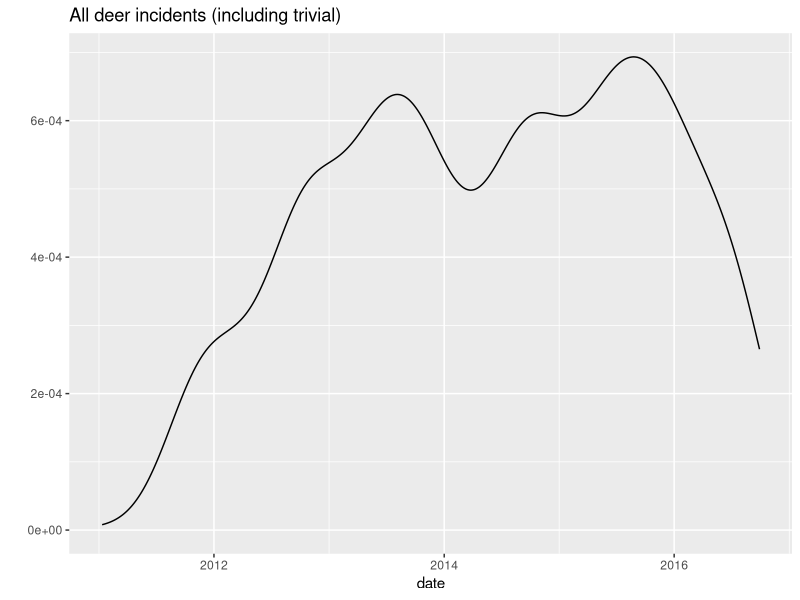
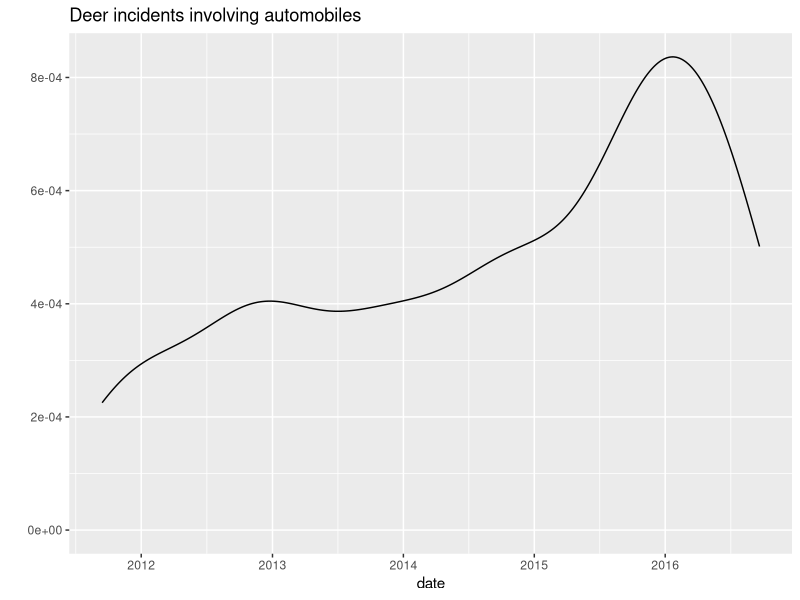
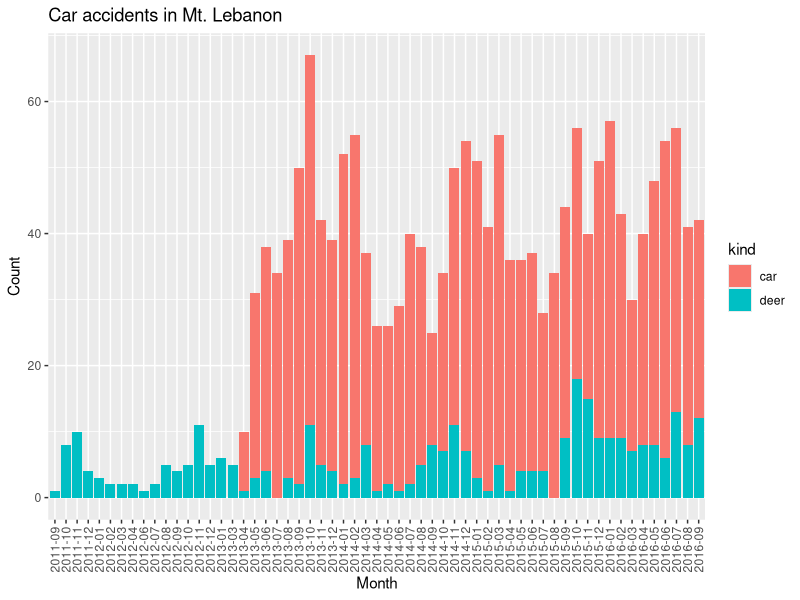
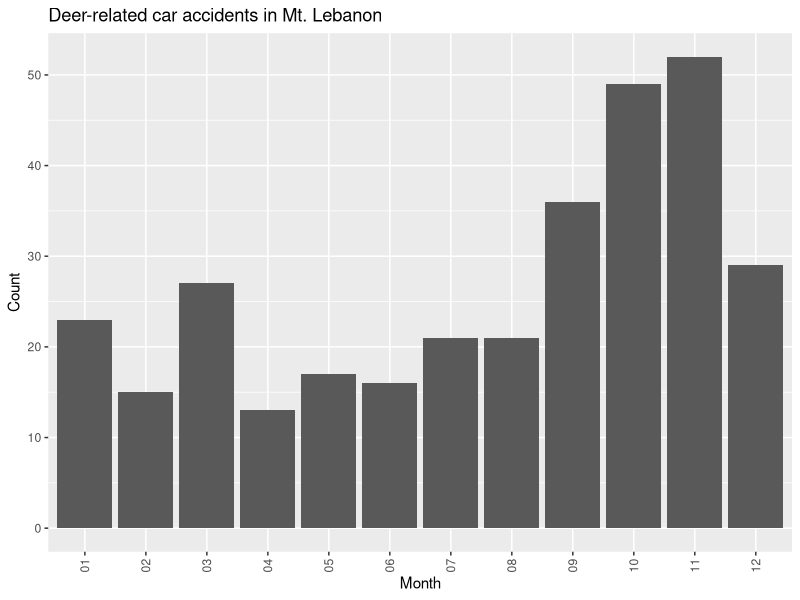

Here is the R script that generated these plots, in order:
library(lubridate)
library(ggplot2)
library(plyr)
library(scales)

deer_incidents <- read.csv("data/mt-lebanon-deer-incidents.csv",
                           as.is=c(1,6))
deer_incidents <- transform(deer_incidents, date = mdy(Incident.Date))
deer_incidents <- transform(deer_incidents, Incident.Date = NULL)

qplot(date, data = deer_incidents, geom = "density",
      main = "All deer incidents (including trivial)")

### For context, compare deer-related car accidents with all car accidents.

deer_accidents <- subset(deer_incidents, Vehicle.Involved == "X")
deer_accidents <- transform(deer_accidents, vehicles=1, Vehicle.Involved=NULL)

qplot(date, data = deer_accidents, geom = "density",
      main = "Deer incidents involving automobiles")

car_accidents <- read.csv("data/police-blotter/accidents.csv")
car_accidents <- transform(car_accidents, date = ymd(date), time = hm(time))

## The car-accident data come from the accidents section of police
## blotters. The blotters are published weekly, but we can't take for
## granted that the blotters will each cover exactly 7 days worth of
## reporting, or that there won't be missing blotters. Therefore, to
## determine the years worth of data coverage we have, we add up the
## dates covered by the individual police blotters in our data set.
pbdates <- read.csv("data/police-blotter/police_blotter_date_ranges.csv")
pbdates <- mutate(pbdates,
                  from = mdy(from),
                  to = mdy(to),
                  years = (to - from) / dyears(1) + 1/365)  # Inclusive.
if (length(unique(pbdates$years)) > 1) {
  ## Right now, all of the blotters cover 7 days. If that ever changes,
  ## we ought to verify that there wasn't a data-entry error.
  stop("Check dates on police blotters for inconsistencies.")
}
police_blotter_data_coverage_in_years <- sum(pbdates$years)

deer_accidents_in_car_accidents_date_range <-
  subset(deer_accidents, (date >= min(car_accidents$date) &
                          date <= max(car_accidents$date)))

deer_accidents_included_in_car_accidents <-
  subset(deer_accidents_in_car_accidents_date_range,
         date %in% car_accidents$date)

deer_accidents_missing_in_car_accidents <-
  subset(deer_accidents_in_car_accidents_date_range,
         ! date %in% car_accidents$date)

combined_accidents <-
  rbind(data.frame(date = deer_accidents$date, kind = "deer", vehicles = 1),
        data.frame(date = car_accidents$date,  kind = "car",
                   vehicles = car_accidents$vehicles))

combined_accidents <-
  transform(combined_accidents, month = floor_date(date, "month"))

qplot(as.factor(substr(month, 1, 7)), data = combined_accidents,
      weight = vehicles, fill = kind,
      main = "Car accidents in Mt. Lebanon",
      xlab = "Month", ylab = "Count") +
  theme(axis.text.x = element_text(angle = 90, vjust = 0.5))

combined_accidents_by_month <-
  ddply(combined_accidents, .(month, kind), summarize, vehicles = sum(vehicles))

summarize(car_accidents, vehicles = sum(vehicles))

### In which months are deer-related car accidents most common?

qplot(as.factor(substr(date, 6, 7)), data = deer_accidents,
      weight = vehicles,
      main = "Deer-related car accidents in Mt. Lebanon",
      xlab = "Month", ylab = "Count") +
  theme(axis.text.x = element_text(angle = 90, vjust = 0.5))


### In terms of injury risk, how do deer incidents compare to car accidents?

## First, deer-related incidents.
(deer_injury_incidents <- sum(deer_incidents$Person.Injured == "X"))
(deer_incident_years <- diff(range(deer_incidents$date)) / dyears(1))
(deer_injury_incidents_per_year <- deer_injury_incidents / deer_incident_years)

## Next, car-related incidents.
(car_injury_incidents <- sum(car_accidents$injuries > 0))
(car_incident_years <- police_blotter_data_coverage_in_years)
(car_injury_incidents_per_year <- car_injury_incidents / car_incident_years)

(relative_risk_of_injury_car_to_deer <-
 car_injury_incidents_per_year / deer_injury_incidents_per_year)


### If there's a car accident in Mt. Lebanon, how much more (or less) likely
### is it to injure someone, given that a deer was involved?
frequency <- function(bools) sum(bools) / length(bools)
(freq_of_injury_in_all_car_accidents <- frequency(car_accidents$injuries > 0))
(freq_of_injury_in_deer_car_accidents <- frequency(deer_accidents$Person.Injured == "X"))
(rel_freq_of_injury_in_accidents_if_deer_involved <-
     (freq_of_injury_in_deer_car_accidents /
          freq_of_injury_in_all_car_accidents))
